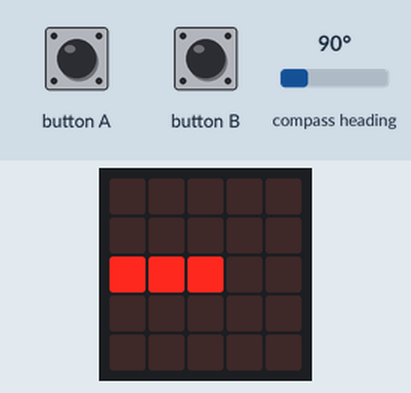
A program run on a simulated BBC micro:bit running MicroPython. Parts: the board's 5×5 LED display. The test bench sets the inputs (shaded band); at power-on: compass heading 90°. The compass is already calibrated.

Above: at 1.3 s.
1.4 s: compass heading set to 7°
At 2.2 s:
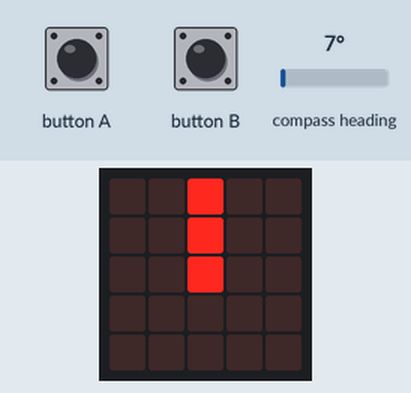
2.9 s: button B pressed for 0.15 s
At 3.4 s:
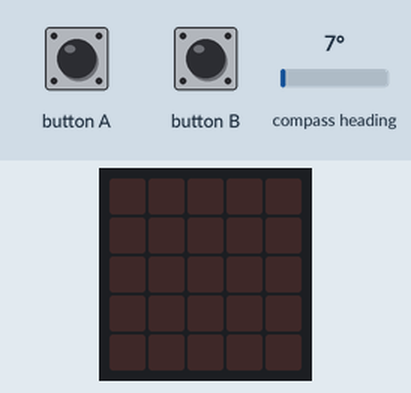
Timing chart, 0 to 5.9 s (numbered marks = the images above; inputs shaded):
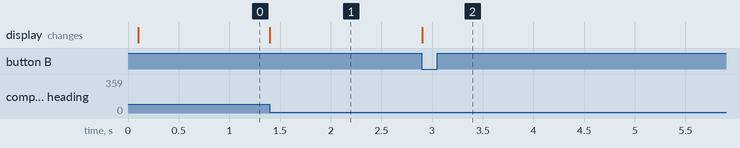

The program:

compass_sample.py
```python
from microbit import *

compass.calibrate()

while True:
    if button_a.was_pressed():
        compass.calibrate()
    elif button_b.was_pressed():
        display.clear()
        break

    needle = ((15 - compass.heading()) // 30) % 12
    display.show(Image.ALL_CLOCKS[needle])
```

Measured:
- after the input at 1.4 s, the display: changes at once (image 1)
- after the input at 2.9 s, the display: changes at once (image 2)
